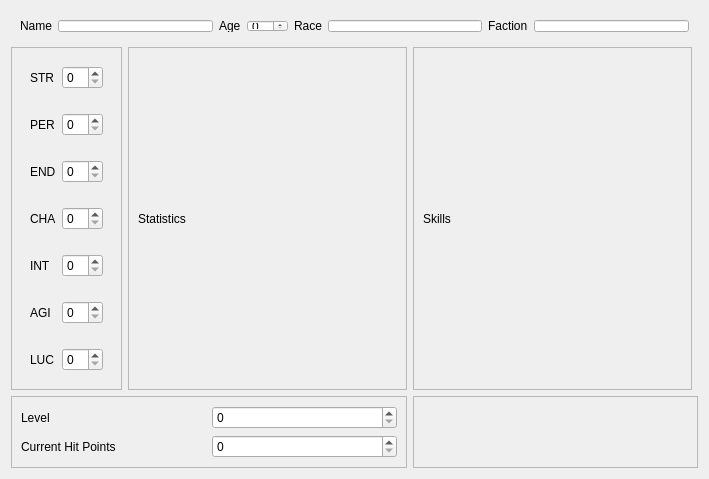
<?xml version="1.0" encoding="UTF-8"?>
<ui version="4.0">
 <class>CharsheetEditor</class>
 <widget class="QWidget" name="CharsheetEditor">
  <property name="geometry">
   <rect>
    <x>0</x>
    <y>0</y>
    <width>709</width>
    <height>380</height>
   </rect>
  </property>
  <property name="windowTitle">
   <string>Form</string>
  </property>
  <layout class="QGridLayout" name="gridLayout">
   <item row="2" column="3">
    <widget class="QScrollArea" name="scrollArea">
     <property name="widgetResizable">
      <bool>true</bool>
     </property>
     <widget class="QWidget" name="frameSkills">
      <property name="geometry">
       <rect>
        <x>0</x>
        <y>0</y>
        <width>283</width>
        <height>264</height>
       </rect>
      </property>
      <layout class="QVBoxLayout" name="verticalLayout_5">
       <item>
        <widget class="QLabel" name="label_15">
         <property name="text">
          <string>Skills</string>
         </property>
        </widget>
       </item>
      </layout>
     </widget>
    </widget>
   </item>
   <item row="2" column="0" colspan="2">
    <widget class="QFrame" name="frame">
     <property name="frameShape">
      <enum>QFrame::StyledPanel</enum>
     </property>
     <property name="frameShadow">
      <enum>QFrame::Raised</enum>
     </property>
     <layout class="QVBoxLayout" name="verticalLayout">
      <item>
       <widget class="QWidget" name="widget_2" native="true">
        <layout class="QHBoxLayout" name="horizontalLayout_2">
         <item>
          <widget class="QLabel" name="label_5">
           <property name="text">
            <string>STR</string>
           </property>
          </widget>
         </item>
         <item>
          <widget class="QSpinBox" name="strength"/>
         </item>
        </layout>
       </widget>
      </item>
      <item>
       <widget class="QWidget" name="widget_3" native="true">
        <layout class="QHBoxLayout" name="horizontalLayout_3">
         <item>
          <widget class="QLabel" name="label_6">
           <property name="text">
            <string>PER</string>
           </property>
          </widget>
         </item>
         <item>
          <widget class="QSpinBox" name="perception"/>
         </item>
        </layout>
       </widget>
      </item>
      <item>
       <widget class="QWidget" name="widget_4" native="true">
        <layout class="QHBoxLayout" name="horizontalLayout_4">
         <item>
          <widget class="QLabel" name="label_7">
           <property name="text">
            <string>END</string>
           </property>
          </widget>
         </item>
         <item>
          <widget class="QSpinBox" name="endurance"/>
         </item>
        </layout>
       </widget>
      </item>
      <item>
       <widget class="QWidget" name="widget_5" native="true">
        <layout class="QHBoxLayout" name="horizontalLayout_5">
         <item>
          <widget class="QLabel" name="label_8">
           <property name="text">
            <string>CHA</string>
           </property>
          </widget>
         </item>
         <item>
          <widget class="QSpinBox" name="charisma"/>
         </item>
        </layout>
       </widget>
      </item>
      <item>
       <widget class="QWidget" name="widget_7" native="true">
        <layout class="QHBoxLayout" name="horizontalLayout_7">
         <item>
          <widget class="QLabel" name="label_10">
           <property name="text">
            <string>INT</string>
           </property>
          </widget>
         </item>
         <item>
          <widget class="QSpinBox" name="intelligence"/>
         </item>
        </layout>
       </widget>
      </item>
      <item>
       <widget class="QWidget" name="widget_8" native="true">
        <layout class="QHBoxLayout" name="horizontalLayout_8">
         <item>
          <widget class="QLabel" name="label_11">
           <property name="text">
            <string>AGI</string>
           </property>
          </widget>
         </item>
         <item>
          <widget class="QSpinBox" name="agility"/>
         </item>
        </layout>
       </widget>
      </item>
      <item>
       <widget class="QWidget" name="widget_6" native="true">
        <layout class="QHBoxLayout" name="horizontalLayout_6">
         <item>
          <widget class="QLabel" name="label_9">
           <property name="text">
            <string>LUC</string>
           </property>
          </widget>
         </item>
         <item>
          <widget class="QSpinBox" name="luck"/>
         </item>
        </layout>
       </widget>
      </item>
     </layout>
    </widget>
   </item>
   <item row="3" column="0" colspan="3">
    <widget class="QFrame" name="frame_4">
     <property name="frameShape">
      <enum>QFrame::StyledPanel</enum>
     </property>
     <property name="frameShadow">
      <enum>QFrame::Raised</enum>
     </property>
     <layout class="QGridLayout" name="gridLayout_2">
      <item row="0" column="0">
       <widget class="QLabel" name="label_12">
        <property name="text">
         <string>Level</string>
        </property>
       </widget>
      </item>
      <item row="0" column="1">
       <widget class="QSpinBox" name="level"/>
      </item>
      <item row="1" column="0">
       <widget class="QLabel" name="label_13">
        <property name="text">
         <string>Current Hit Points</string>
        </property>
       </widget>
      </item>
      <item row="1" column="1">
       <widget class="QSpinBox" name="hitPoints"/>
      </item>
     </layout>
    </widget>
   </item>
   <item row="3" column="3" colspan="2">
    <widget class="QFrame" name="frame_5">
     <property name="frameShape">
      <enum>QFrame::StyledPanel</enum>
     </property>
     <property name="frameShadow">
      <enum>QFrame::Raised</enum>
     </property>
    </widget>
   </item>
   <item row="1" column="0" colspan="5">
    <widget class="QWidget" name="widget" native="true">
     <property name="sizePolicy">
      <sizepolicy hsizetype="Minimum" vsizetype="Minimum">
       <horstretch>0</horstretch>
       <verstretch>0</verstretch>
      </sizepolicy>
     </property>
     <property name="maximumSize">
      <size>
       <width>16777215</width>
       <height>30</height>
      </size>
     </property>
     <layout class="QHBoxLayout" name="horizontalLayout">
      <item>
       <widget class="QLabel" name="label">
        <property name="text">
         <string>Name</string>
        </property>
       </widget>
      </item>
      <item>
       <widget class="QLineEdit" name="name"/>
      </item>
      <item>
       <widget class="QLabel" name="label_2">
        <property name="text">
         <string>Age</string>
        </property>
       </widget>
      </item>
      <item>
       <widget class="QSpinBox" name="age"/>
      </item>
      <item>
       <widget class="QLabel" name="label_3">
        <property name="text">
         <string>Race</string>
        </property>
       </widget>
      </item>
      <item>
       <widget class="QLineEdit" name="race"/>
      </item>
      <item>
       <widget class="QLabel" name="label_4">
        <property name="text">
         <string>Faction</string>
        </property>
       </widget>
      </item>
      <item>
       <widget class="QLineEdit" name="faction"/>
      </item>
     </layout>
    </widget>
   </item>
   <item row="2" column="2">
    <widget class="QScrollArea" name="scrollArea_2">
     <property name="widgetResizable">
      <bool>true</bool>
     </property>
     <widget class="QWidget" name="frameStatistics">
      <property name="geometry">
       <rect>
        <x>0</x>
        <y>0</y>
        <width>284</width>
        <height>264</height>
       </rect>
      </property>
      <layout class="QVBoxLayout" name="verticalLayout_4">
       <item>
        <widget class="QLabel" name="label_14">
         <property name="text">
          <string>Statistics</string>
         </property>
        </widget>
       </item>
      </layout>
     </widget>
    </widget>
   </item>
  </layout>
 </widget>
 <resources/>
 <connections/>
</ui>
